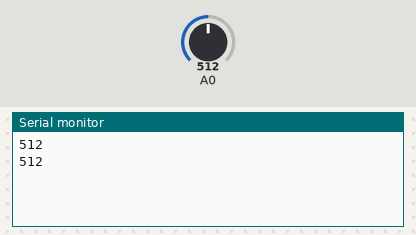
Bench run of a sketch on a simulated Arduino Uno, built with avr-gcc and run on an emulated ATmega328P. Parts: the last lines printed to the serial monitor. The inputs (shaded band) are chosen by the test bench; at power-on: A0 = 512.

Above: at 2.8 s.
2.9 s: A0 set to 716
At 5.0 s:
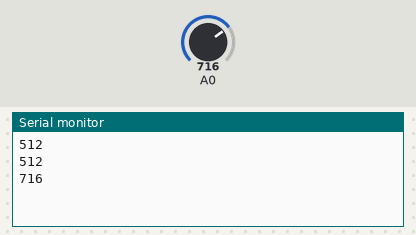
5.6 s: A0 set to 900
At 6.5 s:
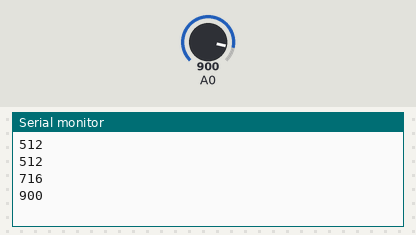
Timing chart, 0 to 8.6 s (numbered marks = the images above; inputs shaded):
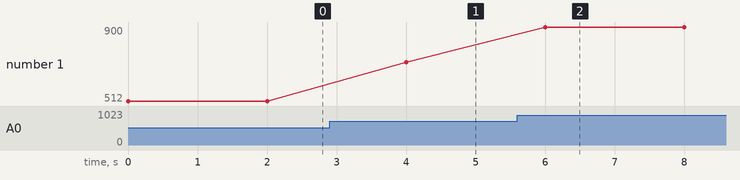

The sketch:

CodeArduinoExample.ino
```cpp
void setup()
{
 Serial.begin(9600);
}

void loop()
{
 int aleatorio = analogRead(0);
 Serial.println(aleatorio);
 delay(2000);
}
```

Measured:
- after the input at 2.9 s, the serial monitor: prints a new line after 1.1 s (image 1)
- after the input at 5.6 s, the serial monitor: prints a new line after 0.40 s (image 2)
- plotted number 1: 512 → 716 after the input at 2.9 s, 716 → 900 after the input at 5.6 s
